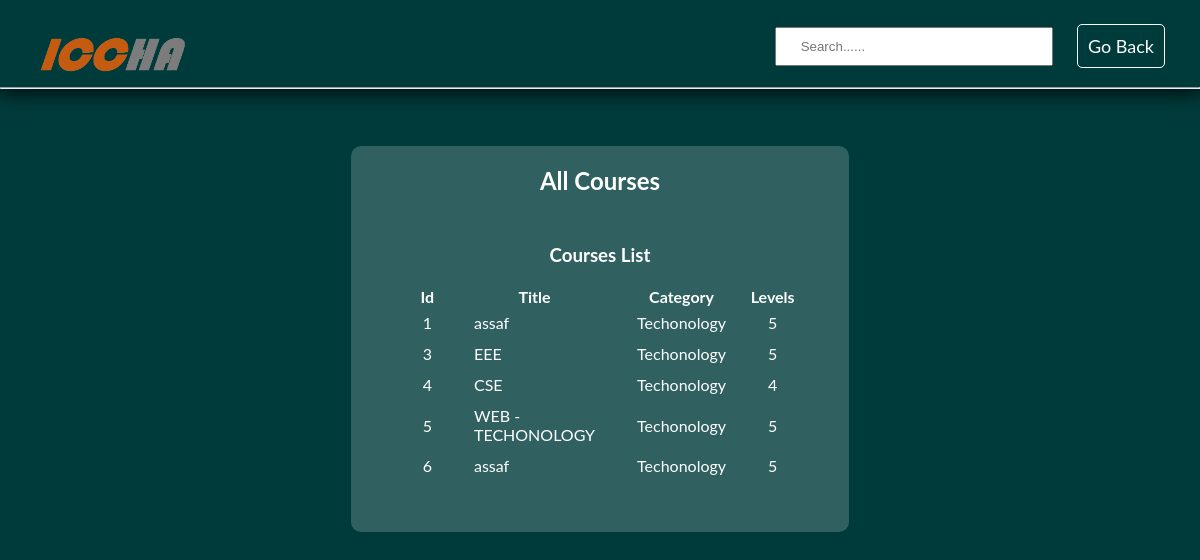
Page /view/ViewAllCourses.php on the committed database.
### tables this page shows
CREATE TABLE `course` (
  `courseId` int(3) NOT NULL,
  `courseTitle` text NOT NULL,
  `courseDescription` text NOT NULL,
  `courseCategory` text NOT NULL,
  `totalCourseLevel` int(11) NOT NULL,
  `courseLogo` varchar(100) NOT NULL
);

### model/Admin/db.php (called while the page is built, shortened)
<?php
class db{
function ShowAll($conn,$table)
 {
$result = $conn->query("SELECT * FROM $table");
return $result;
}
}
?>

### view/ViewAllCourses.php (the view, shortened to what this page needs)
<?php
include('../model/Admin/db.php');
?>
<!DOCTYPE html>
<html>
<head>
    <link rel="stylesheet" href="../css/style.css">
</head>
<body>
      <header>
       <div class="container">
            <div class="logo">
                <a href="Homepage.php"><img src="../sources/logo.png" alt="logo" title="EOEF"></a>
            </div>
            <div class="searchBar">
              <form>
                   <input type="text" name="courseId" id="search" placeholder=" Search......">
              </form>
              <div class="logoutButton">
                <a href="Admin.php" class="logoutBtn">Go Back</a>
              </div>
            </div>
       </div>
   <hr>
   </header>
   <section>
     <div class="container">
      <div class="viewCourseClass">
        <h1>All Courses</h1>
        <div class="courseList">
          <?php
            $connection = new db();
            $conobj=$connection->OpenCon();
            $userQuery=$connection->ShowAll($conobj,"course");
              echo "<h3>Courses List</h3><br>";
            if ($userQuery->num_rows > 0) {
                  echo "<table><thead><tr><th>Id</th><th>Title</th><th>Category</th><th>Levels</th></tr></thead>";
                  ?>
                  <tbody id="data">
                  <?php
                  while($row = $userQuery->fetch_assoc()) {
                     echo "<tr><td>".$row["courseId"]."</td><td>".$row["courseTitle"]."</td><td>".$row["courseCategory"]."</td><td>".$row["totalCourseLevel"]."</td></tr>";
                  }
                  echo "</tbody></table>";
            }
            else {
              echo "0 results";
            }
          ?>
        </div>
      </div>
     </div>
   </section>
</body>
</html>

### css/style.css (style rules this page uses)
* { margin: 0; padding: 0; }
a { text-decoration: none; color: #151111; }
body { text-align: center; font-family: 'Lato', sans-serif; background: #003b3b; color: #ffffff; }
.container { width: 1200px; margin: auto; display: flex; flex-wrap: wrap; align-items: center; padding-top: 10px; }
header { box-shadow: 0px 0px 20px 2px #000202; }
.logo { flex-basis: 20%; max-width: 20%; text-align: center; }
.logo img { max-width: 70%; padding-top: 21px; }
nav ul li a,.dropbtn,.logoutBtn { color: #fff; text-decoration: none; display: block; padding: 13px 35px; font-size: 18px; text-align: center; cursor: pointer; }
.loginForm input,.addCourseForm input[type=text],.addCourseForm input[type=number], .addCourseForm textarea,.addInstactorForm input[type=text],.addInstactorForm input[type=password], .searchBar input[type=text],.instRegForm input[type=text],.instRegForm input[type=number],.instacTorRegClass input[type=password] { padding: 10px 0px 10px 5px; margin: 10px 5px 15px 0px; width: 100%; }
.searchBar input[type=text] { padding-left: 20px !important; padding-right: 24px !important; }
.logoutButton,.backButton { display: flex; justify-content: center; }
.logoutButton a,.backButton a { margin-left: 12px; border: 1px solid #ffffff; border-radius: 5px; padding: 10px; }
.addCourseClass,.instacTorRegClass,.addInstactorClass,.approveCompanyClass,.viewCompanyClass, .viewCourseClass,.viewLernerClass,.viewInstactorClass { padding: 20px; flex-basis: 35%; max-width: 100%; margin: auto; margin-top: 47px; background: #ffffff30; border-radius: 10px; }
.addCourseBack h3,.addInstactorBack h3,.companyList h3,.courseList h3,.instactorList h3,.lernerList h3 { padding-top: 19px; }
.searchBar { flex-basis: 80%; max-width: 100%; display: flex; justify-content: flex-end; }
.searchBar .logoutButton { display: block !important; padding-top: 7px; margin-right: 35px; }
.searchBar form { margin-right: 60px; border-radius: 10px; }
.companyApproval table tbody tr td,.companyApproval table tbody tr th,.companyList table tbody tr th, .companyList table tbody tr td,.courseList table tbody tr th,.courseList table tbody tr td,.instactorList table tbody tr th, .instactorList table tbody tr td,.lernerList table tbody tr th,.lernerList table tbody tr td { padding: 5px 20px; text-align: left; }
.companyApproval,.companyList,.courseList,.instactorList,.lernerList { margin: 30px 30px; }

### rows in the picture
course: courseId "1", courseTitle "assaf", courseCategory "Techonology", totalCourseLevel "5"
course: courseId "3", courseTitle "EEE", courseCategory "Techonology", totalCourseLevel "5"
course: courseId "4", courseTitle "CSE", courseCategory "Techonology", totalCourseLevel "4"
course: courseId "5", courseTitle "WEB -TECHONOLOGY", courseCategory "Techonology", totalCourseLevel "5"
course: courseId "6", courseTitle "assaf", courseCategory "Techonology", totalCourseLevel "5"
